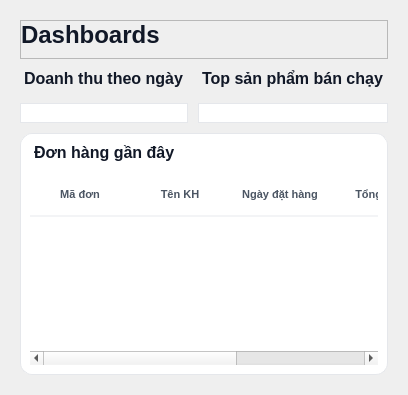
         <widget class="QWidget" name="pageTongQuan">
          <property name="styleSheet">
           <string notr="true">/* 1. Nền toàn trang */
QWidget#pageTongQuan {
    background-color: #f3f4f6;
}

/* Tiêu đề trang */
QLabel#lblTitleDashboards {
    font-size: 24px;
    font-weight: bold;
    color: #111827;
}

/* Kiểu dáng bảng trắng tinh khôi */
QTableWidget#tblDonHangGanDay {
    background-color: white;
    border: 1px solid #f3f4f6;
    border-radius: 12px;
}

QHeaderView::section {
    background-color: white;
    padding: 15px;
    border: none;
    border-bottom: 2px solid #f3f4f6;
    font-weight: bold;
    color: #374151;
}

/* 2. Các tiêu đề khối con (Doanh thu, Top SP, Đơn hàng gần đây) */
QLabel#lblDoanhThuTheoNgay, 
QLabel#lblSPBanChay, 
QLabel#lblDonHangGanDay {
    font-size: 16px;
    font-weight: 600; /* Bold - Giúp người dùng phân tách các khu vực chức năng nhanh hơn [cite: 294, 298, 302] */
    color: #111827;   /* Đồng bộ màu đen với tiêu đề chính để nhìn chuyên nghiệp [cite: 281] */
    margin-bottom: 5px;
}

/* 4. Thẻ nội dung (Cards) [cite: 157, 198] */
QFrame#frChartDoanhThu, 
QFrame#frChartSP, 
QFrame#frame_3 {
    background-color: #ffffff;
    border: 1px solid #e5e7eb;
    border-radius: 12px;
}

/* 5. CẤP 3: Tiêu đề cột của bảng (Semi-bold)  */
QHeaderView::section {
    background-color: #ffffff;
    padding: 12px;
    border: none;
    border-bottom: 2px solid #f3f4f6;
    font-weight: 600; /* Semi-bold giống các trang khác */
    color: #4b5563;  /* Màu xám đậm chuyên nghiệp */
    text-transform: uppercase;
    font-size: 11px;
}

/* 6. CẤP 4: Chữ trong bảng (Regular/Medium) [cite: 161, 253] */
QTableWidget#tblDonHangGanDay {
    background-color: transparent;
    border: none;
    color: #374151; /* Màu chữ nội dung tiêu chuẩn */
    font-weight: 400; /* Trở về độ mảnh bình thường */
}

/* Hiệu ứng khi chọn dòng [cite: 288-289] */
QTableWidget#tblDonHangGanDay::item:selected {
    background-color: #eff6ff;
    color: #2563eb;
}</string>
          </property>
          <layout class="QVBoxLayout" name="verticalLayout_20">
           <property name="spacing">
            <number>10</number>
           </property>
           <property name="leftMargin">
            <number>20</number>
           </property>
           <property name="topMargin">
            <number>20</number>
           </property>
           <property name="rightMargin">
            <number>20</number>
           </property>
           <property name="bottomMargin">
            <number>20</number>
           </property>
           <item>
            <widget class="QFrame" name="frame">
             <property name="frameShape">
              <enum>QFrame::StyledPanel</enum>
             </property>
             <property name="frameShadow">
              <enum>QFrame::Raised</enum>
             </property>
             <layout class="QHBoxLayout" name="horizontalLayout_2">
              <property name="leftMargin">
               <number>0</number>
              </property>
              <property name="topMargin">
               <number>0</number>
              </property>
              <item>
               <widget class="QLabel" name="lblTitleDashboards">
                <property name="text">
                 <string>Dashboards</string>
                </property>
               </widget>
              </item>
             </layout>
            </widget>
           </item>
           <item>
            <layout class="QHBoxLayout" name="horizontalLayout_5">
             <item>
              <layout class="QVBoxLayout" name="verticalLayout_15">
               <item>
                <widget class="QLabel" name="lblDoanhThuTheoNgay">
                 <property name="text">
                  <string>Doanh thu theo ngày</string>
                 </property>
                </widget>
               </item>
               <item>
                <widget class="QFrame" name="frChartDoanhThu">
                 <property name="frameShape">
                  <enum>QFrame::StyledPanel</enum>
                 </property>
                 <property name="frameShadow">
                  <enum>QFrame::Raised</enum>
                 </property>
                 <layout class="QVBoxLayout" name="verticalLayout_5"/>
                </widget>
               </item>
              </layout>
             </item>
             <item>
              <layout class="QVBoxLayout" name="verticalLayout_11">
               <item>
                <widget class="QLabel" name="lblSPBanChay">
                 <property name="text">
                  <string>Top sản phẩm bán chạy</string>
                 </property>
                </widget>
               </item>
               <item>
                <widget class="QFrame" name="frChartSP">
                 <property name="frameShape">
                  <enum>QFrame::StyledPanel</enum>
                 </property>
                 <property name="frameShadow">
                  <enum>QFrame::Raised</enum>
                 </property>
                 <layout class="QVBoxLayout" name="verticalLayout_10"/>
                </widget>
               </item>
              </layout>
             </item>
            </layout>
           </item>
           <item>
            <widget class="QFrame" name="frame_3">
             <property name="frameShape">
              <enum>QFrame::StyledPanel</enum>
             </property>
             <property name="frameShadow">
              <enum>QFrame::Raised</enum>
             </property>
             <layout class="QVBoxLayout" name="verticalLayout_19">
              <item>
               <widget class="QLabel" name="lblDonHangGanDay">
                <property name="text">
                 <string>Đơn hàng gần đây</string>
                </property>
               </widget>
              </item>
              <item>
               <widget class="QTableWidget" name="tblDonHangGanDay">
                <column>
                 <property name="text">
                  <string>Mã đơn</string>
                 </property>
                </column>
                <column>
                 <property name="text">
                  <string>Tên KH</string>
                 </property>
                </column>
                <column>
                 <property name="text">
                  <string>Ngày đặt hàng</string>
                 </property>
                </column>
                <column>
                 <property name="text">
                  <string>Tổng tiền</string>
                 </property>
                </column>
                <column>
                 <property name="text">
                  <string>Trạng thái</string>
                 </property>
                </column>
               </widget>
              </item>
             </layout>
            </widget>
           </item>
          </layout>
         </widget>
